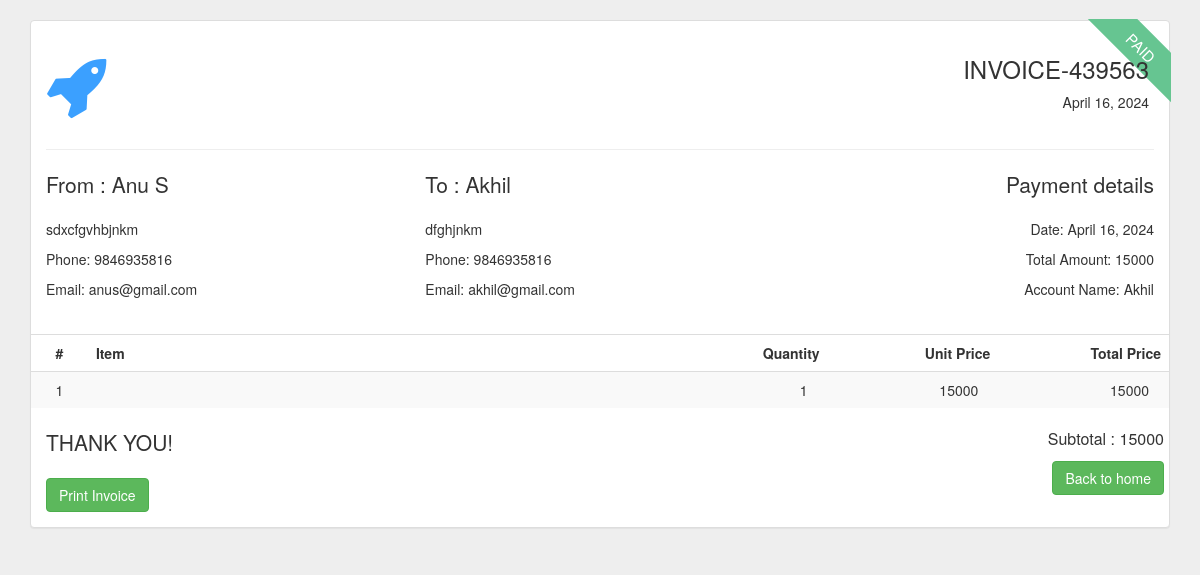
The page /User/bill/ (signed in) on the database its author committed.
### Guest/models.py (models this page shows)
class tbl_newseller(models.Model):
    name=models.CharField(max_length=50)
    contact=models.IntegerField()
    email=models.EmailField()
    gender=models.CharField(max_length=50)
    address=models.TextField()
    photo=models.FileField(upload_to='Userdocs/')
    proof=models.FileField(upload_to='Userdocs/')
    password=models.CharField(max_length=50)
    place=models.ForeignKey(tbl_place,on_delete=models.CASCADE)
    status=models.CharField(max_length=50,default=0,null=True)

class tbl_newuser(models.Model):
    name=models.CharField(max_length=50)
    contact=models.IntegerField()
    email=models.EmailField(max_length=50)
    address=models.TextField()
    password=models.CharField(max_length=50)
    district=models.ForeignKey(tbl_district,on_delete=models.CASCADE)

### User/models.py (models this page shows)
class tbl_cart(models.Model):
    qty=models.IntegerField(default=1)
    cstatus=models.IntegerField(default=0)
    product=models.ForeignKey(tbl_rentitem,on_delete=models.CASCADE)
    booking=models.ForeignKey(tbl_booking,on_delete=models.CASCADE)

### Seller/models.py (models this page shows)
class tbl_rentitem(models.Model):
    name=models.CharField(max_length=50)
    code=models.CharField(max_length=50)
    image=models.FileField(upload_to='Userdocs/')
    description=models.TextField()
    rate=models.TextField()
    features=models.CharField(max_length=50)
    stock=models.IntegerField()
    category=models.ForeignKey(tbl_rentcategory,on_delete=models.CASCADE)
    seller=models.ForeignKey(tbl_newseller,on_delete=models.SET_NULL,null=True)
    offerstatus=models.CharField(max_length=50,default=0,null=True)

### User/views.py (the view)
# urls.py: path('bill/',views.bill,name="bill"),
def bill(request):
    if 'uid' in request.session:
        usr=tbl_newuser.objects.get(id=request.session["uid"])
        total=0
        if 'bookings' in request.session:
            rand=random.randint(100000,999999)
            cdate=date.today()
            bookdata=tbl_booking.objects.get(id=request.session["bookings"])
            wcartdata=tbl_cart.objects.filter(booking=bookdata)
            for i in wcartdata:
                total=total+(int(i.qty)*int(i.product.rate))
            sellerid=wcartdata[0].product.seller.id
            sellerdata=tbl_newseller.objects.get(id=sellerid)
            return render(request,"User/Bill.html",{'wdata':wcartdata,'rand':rand,'cdate':cdate,'sellerdata':sellerdata,'usr':usr,'total':total})
        else:
            return render(request,"User/Bill.html")
    else:
        return redirect("Guest:login")

### User/Templates/User/Bill.html (shortened to what this page needs)
{% load mathfilters %}
<!DOCTYPE html>
<html lang="en">
<head>
<link href="https://netdna.bootstrapcdn.com/bootstrap/3.3.6/css/bootstrap.min.css" rel="stylesheet">
</head>
<body>
	<div id="pri">
        <div id="tab">
<link href="https://maxcdn.bootstrapcdn.com/font-awesome/4.3.0/css/font-awesome.min.css" rel="stylesheet">
<div class="container bootstrap snippets bootdeys">
<div class="row">
<div class="col-sm-12">
<div class="panel panel-default invoice" id="invoice">
<div class="panel-body">
<div class="invoice-ribbon"><div class="ribbon-inner">PAID</div></div>
<div class="row">
<div class="col-sm-6 top-left">
<i class="fa fa-rocket"></i>
</div>
<div class="col-sm-6 top-right">
<h3 class="marginright">INVOICE-{{rand}}</h3>
<span class="marginright">{{cdate}}</span>
</div>
</div>
<hr>
<div class="row">
<div class="col-xs-4 from">
<p class="lead marginbottom">From : {{sellerdata.name}}</p>
<p>{{sellerdata.address}}</p>
<p>Phone: {{sellerdata.contact}}</p>
<p>Email: {{sellerdata.email}}</p>
</div>
<div class="col-xs-4 to">
<p class="lead marginbottom">To : {{usr.name}}</p>
<p>{{usr.address}}</p>
<p>Phone: {{usr.contact}}</p>
<p>Email:  {{usr.email}}</p>
</div>
<div class="col-xs-4 text-right payment-details">
<p class="lead marginbottom payment-info">Payment details</p>
<p>Date: {{cdate}}</p>
<p>Total Amount: {{total}}</p>
<p>Account Name: {{usr.name}}</p>
</div>
</div>
<div class="row table-row">
<table class="table table-striped">
<thead>
<tr>
<th class="text-center" style="width:5%">#</th>
<th style="width:50%">Item</th>
<th class="text-right" style="width:15%">Quantity</th>
<th class="text-right" style="width:15%">Unit Price</th>
<th class="text-right" style="width:15%">Total Price</th>
</tr>
</thead>
<tbody>
{% for i in wdata %}
<tr>
<td class="text-center">1</td>
<td>{{i.works.name}}</td>
<td class="text-right">{{i.qty}}</td>
<td class="text-right">{{i.product.rate}}</td>
<td class="text-right">{{ i.qty|mul:i.product.rate }}</td>
</tr>
{% endfor %}
</tbody>
</table>
</div>
<div class="row">
<div class="col-xs-6 margintop">
<p class="lead marginbottom">THANK YOU!</p>
<input type="button" onclick="printDiv('pri')" id="invoice-print"  class="btn btn-success" value="Print Invoice" />
</div>
<div class="col-xs-6 text-right pull-right invoice-total">
<p>Subtotal : {{total}}</p>
<input type="button" onclick="window.location='../uhomepage/'" id="invoice-print"  class="btn btn-success" value="Back to home" />
</div>
</div>
</div>
</div>
</div>
</div>
</div>
</div>
</div>
</body>
</html>

### User/Templates/User/Bill.html (style rules this page uses)
body { margin-top:20px; background:#eee; }
.invoice .top-left { font-size:65px; color:#3ba0ff; }
.invoice .top-right { text-align:right; padding-right:20px; }
.invoice .table-row { margin-left:-15px; margin-right:-15px; margin-top:25px; }
.invoice .payment-info { font-weight:500; }
.invoice .table-row .table>thead { border-top:1px solid #ddd; }
.invoice .table-row .table>thead>tr>th { border-bottom:none; }
.invoice .table>tbody>tr>td { padding:8px 20px; }
.invoice .invoice-total { margin-right:-10px; font-size:16px; }
.invoice-ribbon { width:85px; height:88px; overflow:hidden; position:absolute; top:-1px; right:14px; }
.ribbon-inner { text-align:center; -webkit-transform:rotate(45deg); -moz-transform:rotate(45deg); -ms-transform:rotate(45deg); -o-transform:rotate(45deg); position:relative; padding:7px 0; left:-5px; top:11px; width:120px; background-color:#66c591; font-size:15px; color:#fff; }
.ribbon-inner:before,.ribbon-inner:after { content:""; position:absolute; }
.ribbon-inner:before { left:0; }
.ribbon-inner:after { right:0; }

### rows shown on the page
tbl_newseller: name "Anu S", address "sdxcfgvhbjnkm", contact "9846935816", email "anus@gmail.com"
tbl_newuser: name "Akhil", address "dfghjnkm", contact "9846935816", email "akhil@gmail.com"
tbl_cart: qty "1", product.rate "15000", qty|mul "15000"

### other values the page prints
{{ total }} "15000"
